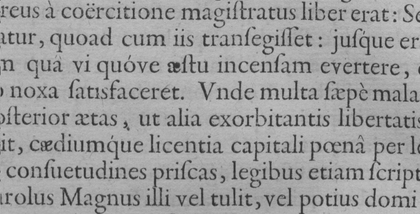
%> input picture images/emmius.pgm, 420 x 214 px, shrunk from 872 x 444 before the run
$ octave ex4.m   (GNU Octave 9; MATLAB toolbox functions it lacks are replaced by stand-ins)
%> lines starting %> are read from the running program, lines starting %| are printed output that depends on the picture; in (x1, y1, x2, y2) boxes, pixels count from 0 and x2, y2 are one past the last pixel; in counts of white or black regions, pixels touching at a corner belong together; the program's own positions count from 1
clear all;
img = imread('images\emmius.pgm');
%> img is the input picture: size 214x420 uint8; min 38, max 196, mean 156.3
img=uint8(img);
c = deltaComponents(img, 4, 80);
imshow(uint8(c));

function dComponents = deltaComponents(imageIn, connectivity, delta)
%> called with connectivity = 4, delta = 80
img = pad(imageIn, size(imageIn,1), size(imageIn,2),0);
%> in pad, `P(2:h+1, 2:w+1) = I;`:
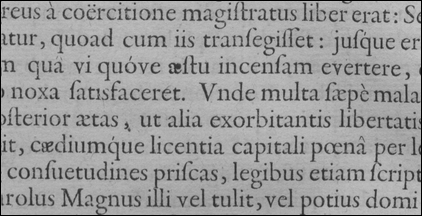
%> P: size 216x422 double; min 0, max 196, mean 154.1
dComponents = zeros(size(img));
N = ones(3,3) ; % neighborhood
if connectivity == 4
    N(1,1) = 0;
    N(3,3) = 0;
    N(1,3) = 0;
    N(3,1) = 0;
end
label1=0;
label2=255;
for i=1:size(img,1)-2
        for j=1:size(img,2)-2
            p = img(i,j)*N;
            diff = abs(img(i:i+2, j:j+2)-p); % subtract p from each neighbor
            diff(diff <= delta) = label1; % find neighbors that satisfy the requirements
            diff(diff > delta) = label2;
            dComponents(i:i+2, j:j+2) = diff;
        end
end
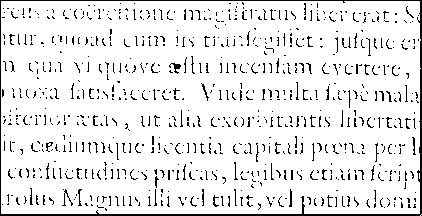
%> dComponents: size 216x422 double; 90.9% white; black in thin lines or dots
%> after the loop, diff = [255 0 0; 0 0 255; 0 255 0]
    dComponents = dComponents(2:end-1, 2:end-1);
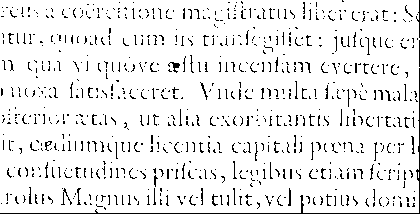
%> dComponents: size 214x420 double; 92.2% white; black in thin lines or dots
end

function P = pad(I, h, w, v)
    P = v * ones(h+2, w+2);
    P(2:h+1, 2:w+1) = I;
end

$ run again, with images/bborg.pgm copied over images/emmius.pgm
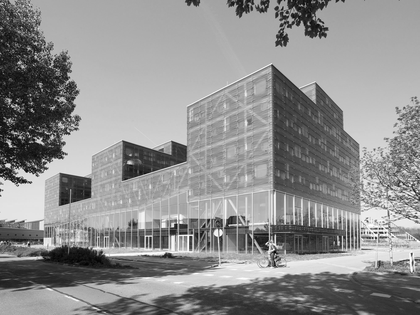
%> input picture images/bborg.pgm, 420 x 315 px, shrunk from 2000 x 1500 before the run
%> img is the input picture: size 315x420 uint8; min 0, max 255, mean 142
%> after the loop in deltaComponents, `for i=1:size(img,1)-2`:
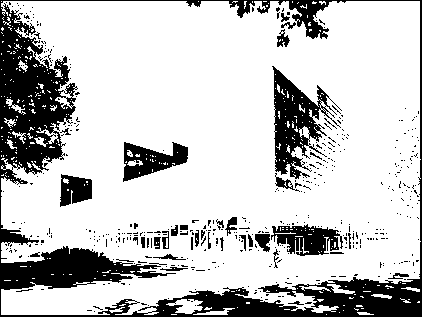
%> dComponents: size 317x422 double; 77.4% white; 472 black regions (436 under 20 px), largest, box (x1, y1, x2, y2) and area: (0, 0, 422, 317) 20677, (272, 66, 342, 179) 3141, (271, 224, 343, 256) 1371
%> after the loop in deltaComponents, `for i=1:size(img,1)-2`: diff = [0 0 0; 0 0 0; 0 0 0]
%> in deltaComponents, `dComponents = dComponents(2:end-1, 2:end-1);`:
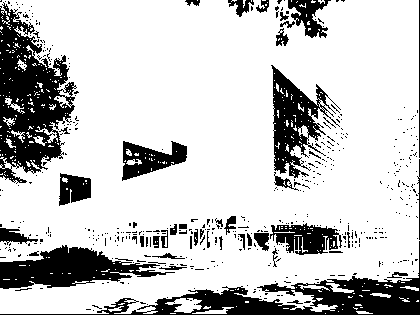
%> dComponents: size 315x420 double; 78.2% white; 492 black regions (447 under 20 px), largest, box (x1, y1, x2, y2) and area: (0, 2, 77, 184) 7267, (0, 241, 420, 315) 6273, (0, 245, 175, 289) 3905

$ run again, with images/cameraman.pgm copied over images/emmius.pgm
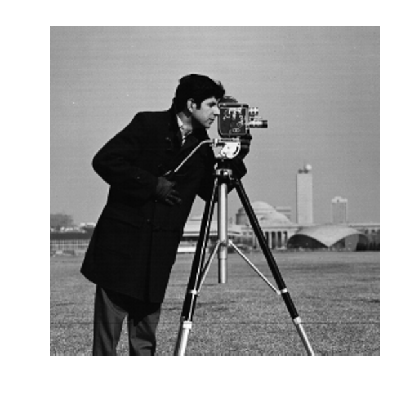
%> input picture images/cameraman.pgm, 400 x 400 px
%> img is the input picture: size 400x400 uint8; min 0, max 255, mean 161.9
%> after the loop in deltaComponents, `for i=1:size(img,1)-2`:
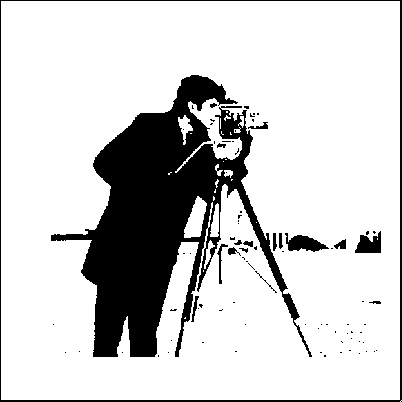
%> dComponents: size 402x402 double; 81.2% white; 86 black regions (68 under 20 px), largest, box (x1, y1, x2, y2) and area: (51, 75, 312, 357) 26253, (0, 0, 402, 402) 2401, (285, 233, 329, 252) 462
%> after the loop in deltaComponents, `for i=1:size(img,1)-2`: diff = [255 0 0; 0 0 255; 0 255 0]
%> in deltaComponents, `dComponents = dComponents(2:end-1, 2:end-1);`:
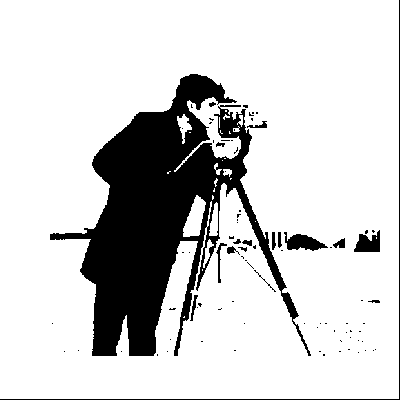
%> dComponents: size 400x400 double; 82% white; 86 black regions (68 under 20 px), largest, box (x1, y1, x2, y2) and area: (50, 74, 311, 356) 26253, (0, 0, 400, 400) 799, (284, 232, 328, 251) 462
